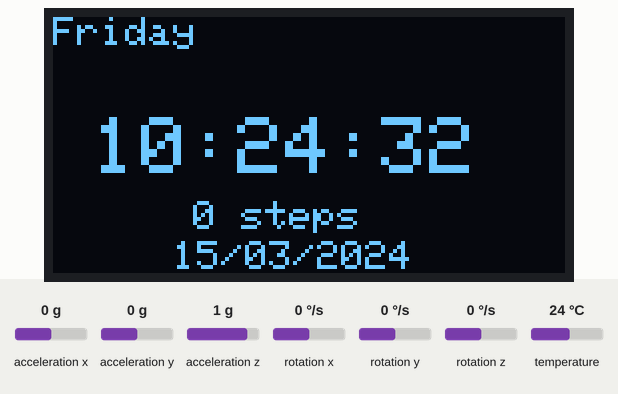
Bench run of a sketch on a simulated ESP32. Parts: 128×64 one-colour display. The test bench sets the inputs (shaded band); at power-on: acceleration z 1 g, acceleration x 0 g, acceleration y 0 g, rotation x 0 °/s, rotation y 0 °/s, rotation z 0 °/s, temperature 24 °C. WiFi joins after 1.5 s; servers stay silent unless stated; the display library's start-up logo is not drawn; network time is answered at once with the bench clock; uploads are accepted with an empty reply; the local clock reads 2024-03-15 10:24:30 at power-on unless the sketch sets it; what the sketch prints to the serial monitor is not drawn.

Above: at 2.7 s.
2.8 s: acceleration z set to 1.4 g
At 4.4 s:
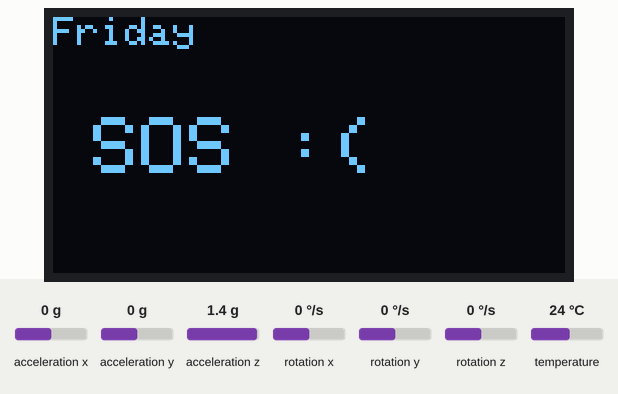
6.7 s: acceleration x set to -1.4 g
At 8.4 s:
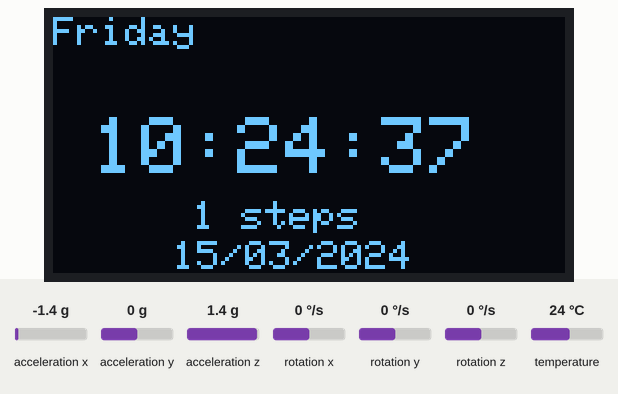
10.1 s: acceleration y set to -1.4 g
At 11.0 s:
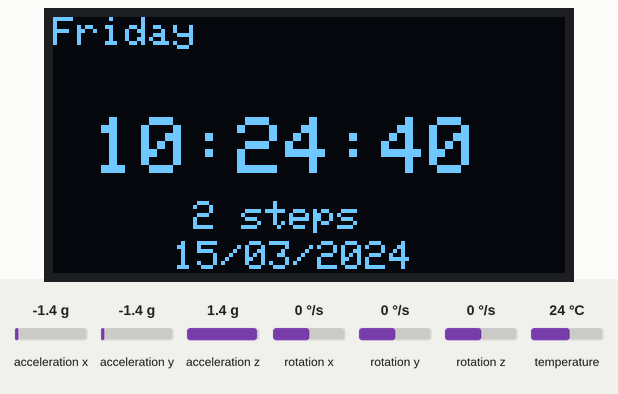
13.1 s: acceleration x set to -0.8 g
At 14.4 s:
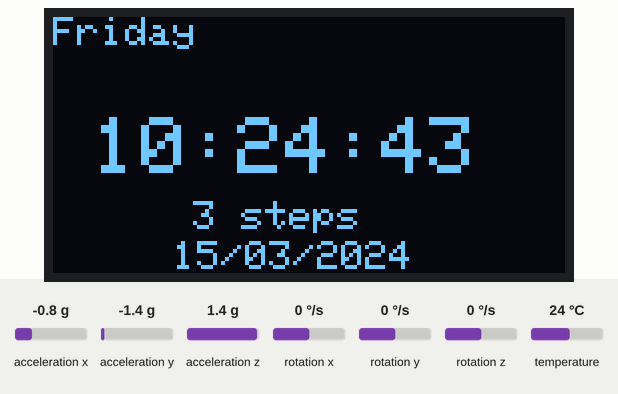
16.1 s: acceleration y set to -0.8 g
At 17.4 s:
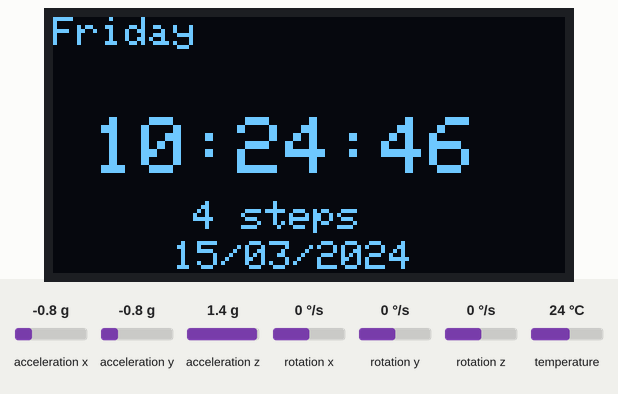
Timing chart, 0 to 19.1 s (numbered marks = the images above; inputs shaded):
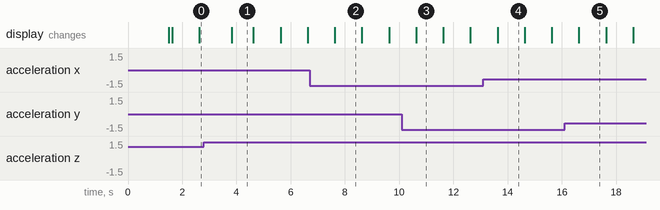

The sketch:

ParkinsonsWatchFinal.ino
```cpp
#include <Adafruit_GFX.h>
#include <Adafruit_GrayOLED.h>
#include <Adafruit_SPITFT.h>
#include <Adafruit_SPITFT_Macros.h>
#include <Adafruit_MPU6050.h>
#include <gfxfont.h>

#include <SPI.h>
#include <Wire.h>
#include <Adafruit_GFX.h>
#include <Adafruit_SH110X.h>
#include <WiFi.h>
#include <WiFiClientSecure.h>
#include <NTPClient.h>
#include <WiFiUdp.h>
#include <HardwareSerial.h>
#include <HTTPClient.h>
#include <ArduinoJson.h>

// network credentials
const char* ssid = "OnePlus 9RT 5G";
const char* password = "alvin12345";

// MPU variables
sensors_event_t a, g, temp;
sensors_event_t previous_a, previous_g, previous_temp;

const char* ca = \
"-----BEGIN CERTIFICATE-----\n" \
"MIIE6DCCA9CgAwIBAgIQAnQuqhfKjiHHF7sf/P0MoDANBgkqhkiG9w0BAQsFADBh\n" \
"MQswCQYDVQQGEwJVUzEVMBMGA1UEChMMRGlnaUNlcnQgSW5jMRkwFwYDVQQLExB3\n" \
"d3cuZGlnaWNlcnQuY29tMSAwHgYDVQQDExdEaWdpQ2VydCBHbG9iYWwgUm9vdCBD\n" \
"QTAeFw0yMDA5MjMwMDAwMDBaFw0zMDA5MjIyMzU5NTlaME0xCzAJBgNVBAYTAlVT\n" \
"MRUwEwYDVQQKEwxEaWdpQ2VydCBJbmMxJzAlBgNVBAMTHkRpZ2lDZXJ0IFNIQTIg\n" \
"U2VjdXJlIFNlcnZlciBDQTCCASIwDQYJKoZIhvcNAQEBBQADggEPADCCAQoCggEB\n" \
"ANyuWJBNwcQwFZA1W248ghX1LFy949v/cUP6ZCWA1O4Yok3wZtAKc24RmDYXZK83\n" \
"nf36QYSvx6+M/hpzTc8zl5CilodTgyu5pnVILR1WN3vaMTIa16yrBvSqXUu3R0bd\n" \
"KpPDkC55gIDvEwRqFDu1m5K+wgdlTvza/P96rtxcflUxDOg5B6TXvi/TC2rSsd9f\n" \
"/ld0Uzs1gN2ujkSYs58O09rg1/RrKatEp0tYhG2SS4HD2nOLEpdIkARFdRrdNzGX\n" \
"kujNVA075ME/OV4uuPNcfhCOhkEAjUVmR7ChZc6gqikJTvOX6+guqw9ypzAO+sf0\n" \
"RR3w6RbKFfCs/mC/bdFWJsCAwEAAaOCAa4wggGqMB0GA1UdDgQWBBQPgGEcgjFh\n" \
"1S8o541GOLQs4cbZ4jAfBgNVHSMEGDAWgBQD3lA1VtFMu2bwo+IbG8OXsj3RVTAO\n" \
"BgNVHQ8BAf8EBAMCAYYwHQYDVR0lBBYwFAYIKwYBBQUHAwEGCCsGAQUFBwMCMBIG\n" \
"A1UdEwEB/wQIMAYBAf8CAQAwdgYIKwYBBQUHAQEEajBoMCQGCCsGAQUFBzABhhho\n" \
"dHRwOi8vb2NzcC5kaWdpY2VydC5jb20wQAYIKwYBBQUHMAKGNGh0dHA6Ly9jYWNl\n" \
"cnRzLmRpZ2ljZXJ0LmNvbS9EaWdpQ2VydEdsb2JhbFJvb3RDQS5jcnQwewYDVR0f\n" \
"BHQwcjA3oDWgM4YxaHR0cDovL2NybDMuZGlnaWNlcnQuY29tL0RpZ2lDZXJ0R2xv\n" \
"YmFsUm9vdENBLmNybDA3oDWgM4YxaHR0cDovL2NybDQuZGlnaWNlcnQuY29tL0Rp\n" \
"Z2lDZXJ0R2xvYmFsUm9vdENBLmNybDAwBgNVHSAEKTAnMAcGBWeBDAEBMAgGBmeB\n" \
"DAECATAIBgZngQwBAgIwCAYGZ4EMAQIDMA0GCSqGSIb3DQEBCwUAA4IBAQB3MR8I\n" \
"l9cSm2PSEWUIpvZlubj6kgPLoX7hyA2MPrQbkb4CCF6fWXF7Ef3gwOOPWdegUqHQ\n" \
"S1TSSJZI73fpKQbLQxCgLzwWji3+HlU87MOY7hgNI+gH9bMtxKtXc1r2G1O6+x/6\n" \
"vYzTUVEgR17vf5irF0LKhVyfIjc0RXbyQ14AniKDrN+v0ebHExfppGlkTIBn6rak\n" \
"f4994VH6npdn6mkus5CkHBXIrMtPKex6XF2firjUDLuU7tC8y7WlHgjPxEEDDb0G\n" \
"w6D0yDdVSvG/5XlCNatBmO/8EznDu1vr72N8gJzISUZwa6CCUD7QBLbKJcXBBVVf\n" \
"8nwvV9GvlW+sbXlr\n" \
"-----END CERTIFICATE-----\n";

// Define NTP Client to get time
WiFiUDP ntpUDP;
WiFiClientSecure wifi;
HTTPClient http;
Adafruit_MPU6050 mpu;
NTPClient timeClient(ntpUDP);
HardwareSerial sim800l(2);
char daysOfTheWeek[7][12] = { "Sunday", "Monday", "Tuesday", "Wednesday", "Thursday", "Friday", "Saturday" };
#define SCREEN_WIDTH 128  // OLED display width, in pixels
#define SCREEN_HEIGHT 64  // OLED display height, in pixels
int button;
int button_menu;
int steps = 0;
String json;
DynamicJsonDocument doc(4096);

// Color definitions
// Declaration for SSD1306 display connected using software SPI (default case):
#define i2c_Address 0x3c
#define OLED_RESET -1
Adafruit_SH1106G display = Adafruit_SH1106G(SCREEN_WIDTH, SCREEN_HEIGHT, &Wire, OLED_RESET);
void setup() {
  pinMode(18, INPUT);
  pinMode(23, INPUT);
  Serial.begin(115200);
  Serial.print("Connecting to ");
  Serial.println(ssid);
  WiFi.begin(ssid, password);
  while (WiFi.status() != WL_CONNECTED) {
    delay(500);
    Serial.print(".");
  }
  wifi.setInsecure();
  // Print local IP address and start web server
  Serial.println("");
  Serial.println("WiFi connected.");
  Serial.println("IP address: ");
  Serial.println(WiFi.localIP());
  timeClient.begin();
  if (!mpu.begin()) {
    Serial.println("MPU6050 failed");
    while (1)
      yield();
  }
  Serial.println("Found a MPU-6050 sensor");
  // Set offset time in seconds to adjust for your timezone, for example:
  // GMT +1 = 3600
  // GMT +8 = 28800
  // GMT -1 = -3600
  // GMT 0 = 0
  timeClient.setTimeOffset(19800);  // 6060(+5.5)
  // SSD1306_SWITCHCAPVCC = generate display voltage from 3.3V internally
  display.begin(i2c_Address, true);
  // Show initial display buffer contents on the screen --
  // the library initializes this with an Adafruit splash screen.
  //display.display();
  //delay(2000); // Pause for 2 seconds
  // Clear the buffer
  // Clear the buffer.
  //display.clearDisplay();
  // Display bitmap
  //display.drawBitmap(0, 0, myBitmap, 128, 64, BLACK, WHITE);
  display.display();
  mpu.getEvent(&previous_a, &previous_g, &previous_temp);
  mpu.getEvent(&a, &g, &temp);
}
void loop() {
  Clock();
}
int Clock() {
  Serial.println("IM ON CLOCKKKKKKKKKK");
  timeClient.update();
  String day = daysOfTheWeek[timeClient.getDay()];
  int hour = int(timeClient.getHours());
  int minute = int(timeClient.getMinutes());
  int second = int(timeClient.getSeconds());
  String date = timeClient.getFormattedDate();
  int current_year = date.substring(0, 4).toInt();
  int current_month = date.substring(5, 7).toInt();
  int current_date = date.substring(8, 10).toInt();
  //int year = int(timeClient.getYear());
  unsigned long previousMillis = 0;
  const long interval = 1000;
  for (;;) {
    unsigned long currentMillis = millis();
    // visibility off/on
    if (currentMillis - previousMillis >= interval) {
      // save the last time you blinked the LED
      previousMillis = currentMillis;
      display.clearDisplay();
      // if (button==0)
      Clock_Home(hour, minute, second, "", current_date, current_month, current_year, day, SH110X_WHITE);
      // else
      // Clock_Home(hour,minute,second,"PM",6,9,2020, day,BLACK);
      second++;

      http.begin(wifi, "https://shiny-funicular-7wwg56x5v6wfr5vj-8000.app.github.dev/append_data");
      http.addHeader("Content-Type", "application/json");
      JsonObject gyroscopeObj = doc.createNestedObject("gyroscope");
  //     double z_acl = (a.acceleration.z - previous_a.acceleration.z);
  // double y_acl = (a.acceleration.y - previous_a.acceleration.y);
  // double x_acl = (a.acceleration.x - previous_a.acceleration.x);
      gyroscopeObj["x"] = a.gyro.x;
      gyroscopeObj["y"] = a.gyro.y;
      gyroscopeObj["z"] = a.gyro.z;

      JsonObject accelerometerObj = doc.createNestedObject("accelerometer");
      accelerometerObj["x"] = a.acceleration.x;
      accelerometerObj["y"] = a.acceleration.y;
      accelerometerObj["z"] = a.acceleration.z;

      doc["steps"] = steps;
      serializeJson(doc, json);
      Serial.println(json);
      http.POST(json);
      // Serial.println(http.getString());
      http.end();

      if (second >= 60) {
        second = 0;
        minute++;
      }
      if (minute >= 60) {
        minute = 0;
        hour++;
      }
      if (hour >= 24) {
        second = 0;
        minute = 0;
        hour = 0;
        steps = 0;
        ESP.restart();
      }

      // if(second<10){
      // second
      // }
    }
  }
}

int check_fallen() {
  previous_a = a;
  previous_g = g;
  previous_temp = temp;
  mpu.getEvent(&a, &g, &temp);
  double z_acl = (a.acceleration.z - previous_a.acceleration.z);
  double y_acl = (a.acceleration.y - previous_a.acceleration.y);
  double x_acl = (a.acceleration.x - previous_a.acceleration.x);
  Serial.print("Accelerometer ");
  Serial.print("X: ");
  Serial.print(a.acceleration.x, 1);
  Serial.print(" m/s^2, ");
  Serial.print("Y: ");
  Serial.print(a.acceleration.y, 1);
  Serial.print(" m/s^2, ");
  Serial.print("Z: ");
  Serial.print(a.acceleration.z, 1);
  Serial.println(" m/s^2");


  Serial.print("Gyroscope ");
  Serial.print("X: ");
  Serial.print(g.gyro.x, 1);
  Serial.print(" rps, ");
  Serial.print("Y: ");
  Serial.print(g.gyro.y, 1);
  Serial.print(" rps, ");
  Serial.print("Z: ");
  Serial.print(g.gyro.z, 1);
  Serial.println(" rps");

  float acceleration_x = a.acceleration.x;
  float acceleration_y = a.acceleration.y;
  float acceleration_z = a.acceleration.z;
  float jitter = sqrt(a.acceleration.x + a.acceleration.y + a.acceleration.z);
  float pjitter = (jitter / 100);
  Serial.println(jitter);
  Serial.println(pjitter);
  if (sqrt((x_acl * x_acl) + (y_acl * y_acl) + (z_acl * z_acl)) > 4) {
    steps++;
  }
  Serial.println(sqrt((x_acl * x_acl) + (y_acl * y_acl) + (z_acl * z_acl)));
  if (z_acl > 3) {
    http.begin(wifi, "https://shiny-funicular-7wwg56x5v6wfr5vj-8000.app.github.dev/send_message");
    http.addHeader("Content-Type", "application/json");
    http.GET();
    Serial.println(http.getString());

    return 1;
  } else {
    return 0;
  }
}

int Clock_Home(int hour, int minute, int second, String am_pm, int date, int month, int year, String day, int VISIBLE) {
  display.clearDisplay();
  display.setTextSize(1);  // Draw 1X-scale text
  display.setTextColor(VISIBLE);
  display.setCursor(0, 0);
  display.println(day);
  display.setTextSize(2);
  display.setCursor(10, 25);
  if (check_fallen()) {
    display.print("SOS :(");
  } else if (hour == 6 && minute == 0) {
    display.print("WAKE UP :)");
  } else if (hour == 8 && minute == 0) {
    display.print("BREAKFAST :)");
    // put buzzer or whatever sound thing here
  } else if (hour == 12 && minute == 30) {
    display.print("LUNCH :)");
    // put buzzer or whatever sound thing here
  } else if (hour == 7 && minute == 30) {
    display.print("DINNER :)");
    // put buzzer or whatever sound thing here
  } else if (hour == 10 && minute == 0) {
    display.print("SLEEP :)");
  } else {
    if (hour < 10) {
      display.print("0" + String(hour));
    } else {
      display.print(hour);
    }
    display.print(":");
    if (minute < 10) {
      display.print("0" + String(minute));
    } else {
      display.print(minute);
    }
    display.print(":");
    if (second < 10) {
      display.print("0" + String(second));
    } else {
      display.print(second);
    }
    //display.println(am_pm);
    display.setTextSize(1);
    display.setCursor(35, 46);
    display.print(String(steps) + " steps");
    display.setCursor(30, 56);
    if (int(date) < 10) {
      display.print("0" + String(date));
    } else {
      display.print(String(date));
    }
    display.print("/");
    if (month < 10) {
      display.print(String(0) + String(month));
    } else {
      display.print(month);
    }
    display.print("/");
    display.print(year);
    display.print("          ");
    // display.println(F("DAY"));  // Show initial text
    //display.clearDisplay();
  }
  display.display();
  delay(100);
  return 0;
  // delay(7000);
}
```

Measured:
- after the input at 2.8 s, the display: changes after 1.0 s (image 1)
- what the display in image 1 shows lasts 0.8 s, from 3.8 s to 4.6 s
- what the display in image 2 shows lasts 1.0 s, from 7.6 s to 8.6 s
